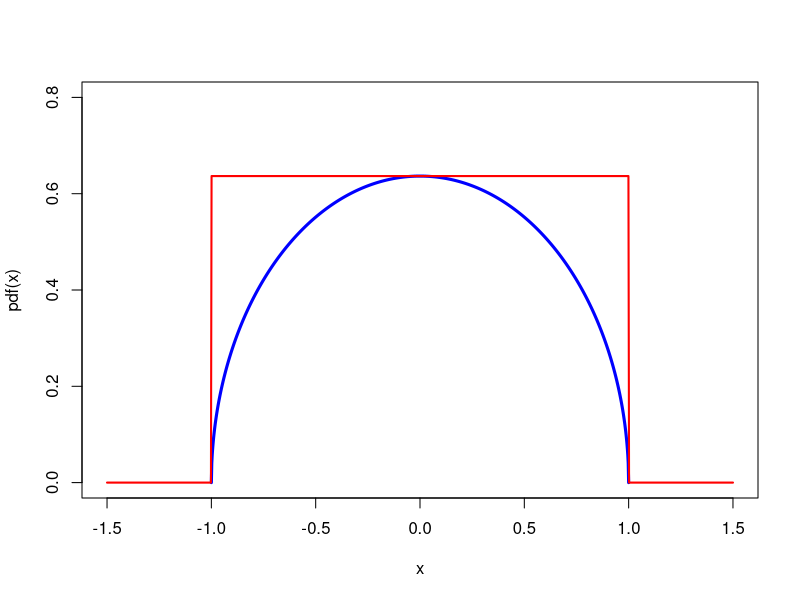
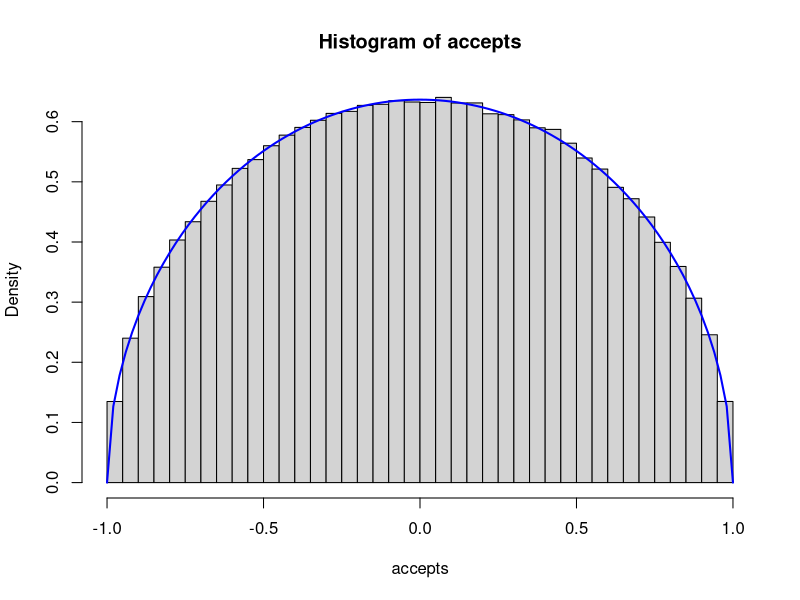
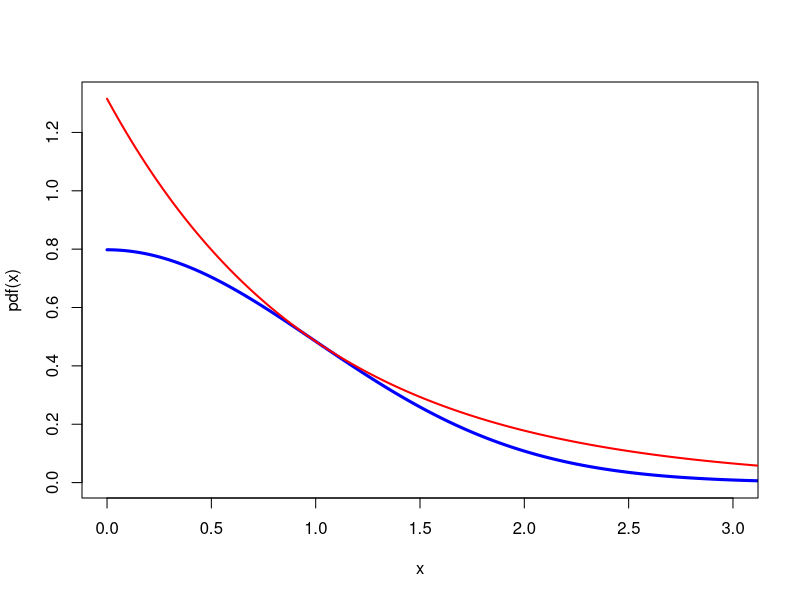
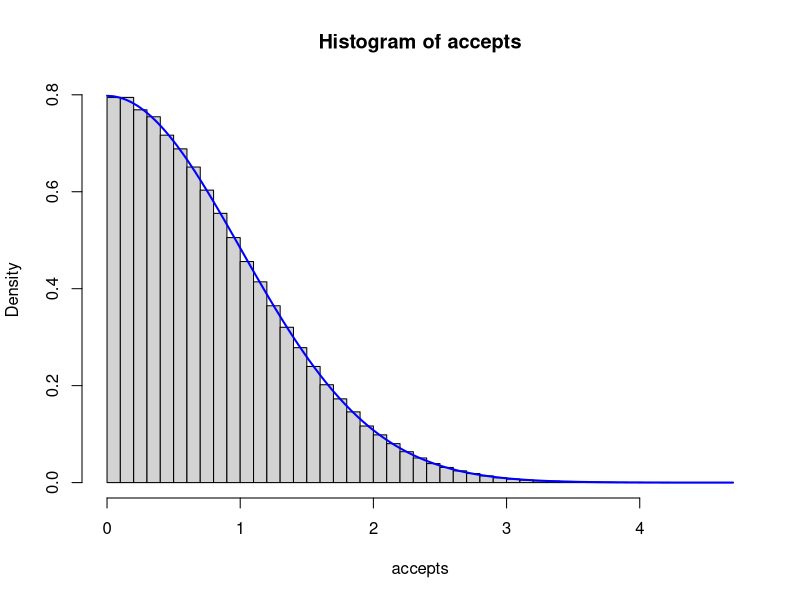

Write the R code that produced these figures, in order.
## ---- chunk 1
#| code-fold: TRUE
pdf <- function(x) (2 / pi) * sqrt(1 - x^2)
env <- function(x) (4 / pi) * (1 / 2) * (-1 <= x & x <= 1)
curve(
  pdf, n = 1001, from = -1, to = 1,
  xlim = c(-1.5, 1.5), ylim = c(0, 0.8), lwd = 3, col = "blue"
)
curve(env, n = 1001, add = TRUE, lwd = 2, col = "red")
## ---- chunk 2
n_prop <- 1e6
props <- 2 * runif(n_prop) - 1
accepts <- props[runif(n_prop) <= pdf(props) / env(props)]

length(accepts)
hist(accepts, probability = TRUE, breaks = 40)
curve(pdf, add = TRUE, lwd = 2, col = "blue")
## ---- chunk 3
#| code-fold: TRUE
pdf <- function(x) sqrt(2 / pi) * exp(-x^2 / 2)
env <- function(x) sqrt(2 * exp(1) / pi) * exp(-x)
curve(
  pdf, n = 1001, from = 0, to = 4,
  xlim = c(0, 3), ylim = c(0, 1.32), lwd = 3, col = "blue"
)
curve(env, n = 1001, from = 0, to = 4, add = TRUE, lwd = 2, col = "red")
## ---- chunk 4
n_prop <- 1e6
props <- -log(runif(n_prop))
accepts <- props[runif(n_prop) <= pdf(props) / env(props)]

length(accepts)
hist(accepts, probability = TRUE, breaks = 40)
curve(pdf, add = TRUE, lwd = 2, col = "blue")
